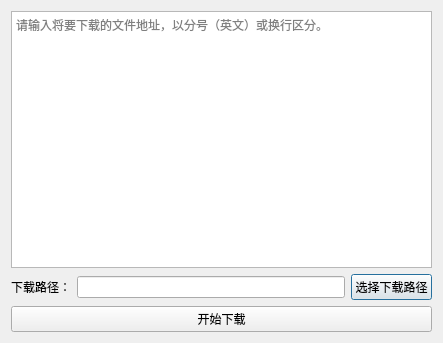
<?xml version="1.0" encoding="UTF-8"?>
<ui version="4.0">
 <class>AddTaskDialog</class>
 <widget class="QDialog" name="AddTaskDialog">
  <property name="geometry">
   <rect>
    <x>0</x>
    <y>0</y>
    <width>443</width>
    <height>343</height>
   </rect>
  </property>
  <property name="windowTitle">
   <string>添加任务</string>
  </property>
  <property name="windowIcon">
   <iconset resource="image.qrc">
    <normaloff>:/image/add.ico</normaloff>:/image/add.ico</iconset>
  </property>
  <layout class="QGridLayout" name="gridLayout">
   <item row="0" column="0">
    <layout class="QVBoxLayout" name="verticalLayout">
     <item>
      <widget class="QTextEdit" name="urlTextEdit">
       <property name="toolTip">
        <string/>
       </property>
       <property name="accessibleDescription">
        <string/>
       </property>
       <property name="documentTitle">
        <string/>
       </property>
       <property name="placeholderText">
        <string>请输入将要下载的文件地址，以分号（英文）或换行区分。</string>
       </property>
      </widget>
     </item>
     <item>
      <layout class="QHBoxLayout" name="horizontalLayout">
       <item>
        <widget class="QLabel" name="label">
         <property name="text">
          <string>下载路径：</string>
         </property>
        </widget>
       </item>
       <item>
        <widget class="QLineEdit" name="pathLineEdit"/>
       </item>
       <item>
        <widget class="QPushButton" name="pathChooseButton">
         <property name="text">
          <string>选择下载路径</string>
         </property>
        </widget>
       </item>
      </layout>
     </item>
     <item>
      <widget class="QPushButton" name="startDownloadButton">
       <property name="text">
        <string>开始下载</string>
       </property>
      </widget>
     </item>
    </layout>
   </item>
  </layout>
 </widget>
 <resources>
  <include location="image.qrc"/>
 </resources>
 <connections/>
</ui>
